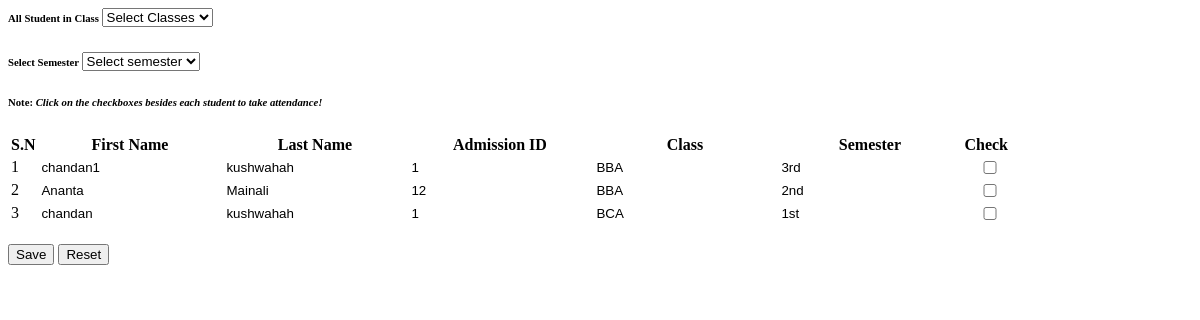
/admin/pages/attendance/takeAttendance.php, run on an earlier commit of the app's database.
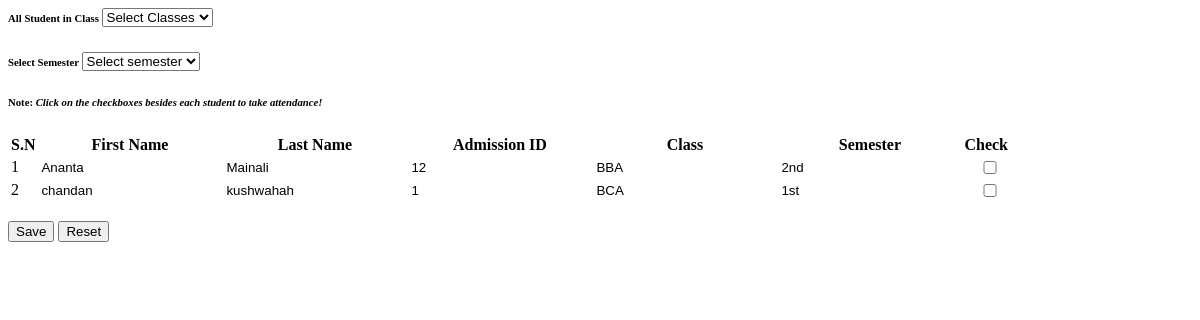
And on a later commit of the database.
### tables this page shows
CREATE TABLE `students` (
  `id` int(11) NOT NULL,
  `fname` varchar(40) NOT NULL,
  `lname` varchar(20) NOT NULL,
  `gender` varchar(10) NOT NULL,
  `dob` varchar(20) NOT NULL,
  `blood` varchar(11) NOT NULL,
  `religion` varchar(20) NOT NULL,
  `email` varchar(50) NOT NULL,
  `admissionid` varchar(20) NOT NULL,
  `section` varchar(10) NOT NULL,
  `shortbio` varchar(400) NOT NULL,
  `phone` varchar(10) NOT NULL,
  `class` varchar(10) NOT NULL,
  `semester` varchar(4) NOT NULL,
  `image` varchar(255) DEFAULT NULL
);

### admin/pages/attendance/takeAttendance.php (the view, shortened to what this page needs)
<?php
include dirname(__DIR__, 3). '/config.php';
$students = [];
$sql = "SELECT fname, lname, admissionid, class, semester FROM students WHERE 1";
$result = mysqli_query($conn, $sql);
if (mysqli_num_rows($result) > 0) {
    while ($row = mysqli_fetch_assoc($result)) {
        $students[] = $row;
    }
}
        ?>
<form method="post">
    <div class="row">
        <div class="col-lg-12">
            <div class="card mb-4">
                <div class="card-header py-3 d-flex flex-row align-items-center justify-content-between">
                    <h6 class="m-0 font-weight-bold text-primary">All Student in Class
                        <select name="class" onchange="this.form.submit()">
                            <option value="">Select Classes</option>
                        </select>
                    </h6>
                    <h6 class="m-0 font-weight-bold text-primary">Select Semester
                        <select name="semester" onchange="this.form.submit()">
                            <option value="">Select semester</option>
                        </select>
                    </h6>
                    <h6 class="m-0 font-weight-bold text-danger">Note: <i>Click on the
                            checkboxes besides each student to take attendance!</i></h6>
                </div>
                <div class="table-responsive p-3">
                    <table class="table align-items-center table-flush table-hover">
                        <thead class="thead-light">
                            <tr>
                                <th>S.N</th>
                                <th>First Name</th>
                                <th>Last Name</th>
                                <th>Admission ID</th>
                                <th>Class</th>
                                <th>Semester</th>
                                <th>Check</th>
                            </tr>
                        </thead>
                        <tbody>
                            <?php
                            $i = 1;
                            foreach ($students as $row) {
                                ?>
                                <tr>
                                    <td><?php echo $i; ?></td>
                                    <td><input name="fname" type="text" value="<?php echo htmlspecialchars($row['fname']); ?>" readonly></td>
                                    <td><input name="lname" type="text" value="<?php echo htmlspecialchars($row['lname']); ?>" readonly></td>
                                    <td><input name="admission_id" type="text" value="<?php echo htmlspecialchars($row['admissionid']); ?>" readonly></td>
                                    <td><input name="classes" type="text" value="<?php echo htmlspecialchars($row['class']); ?>" readonly></td>
                                    <td><input name="semester" type="text" value="<?php echo htmlspecialchars($row['semester']); ?>" readonly></td>
                                    <td><input name="status" type="checkbox" name="attendance[<?php echo $i; ?>]"></td>
                                </tr>
                                <?php
                                $i++;
                            }
                            ?>
                        </tbody>
                    </table>
                    <br>
                    <button type="submit" name="save" class="btn btn-primary">Save</button>
                    <button type="reset" name="reset" class="btn btn-danger">Reset</button>
                </div>
            </div>
        </div>
    </div>
</form>

### admin/pages/attendance/takeAttendance.php (style rules this page uses)
form input { border: none; background: none; width: 100%; }
form input[type='checkbox'] { font-size: 100px; }

What changed in the data, as far as the page shows it:
removed students: fname "chandan1", lname "kushwahah", admission_id "1", classes "BBA", semester "3rd"
